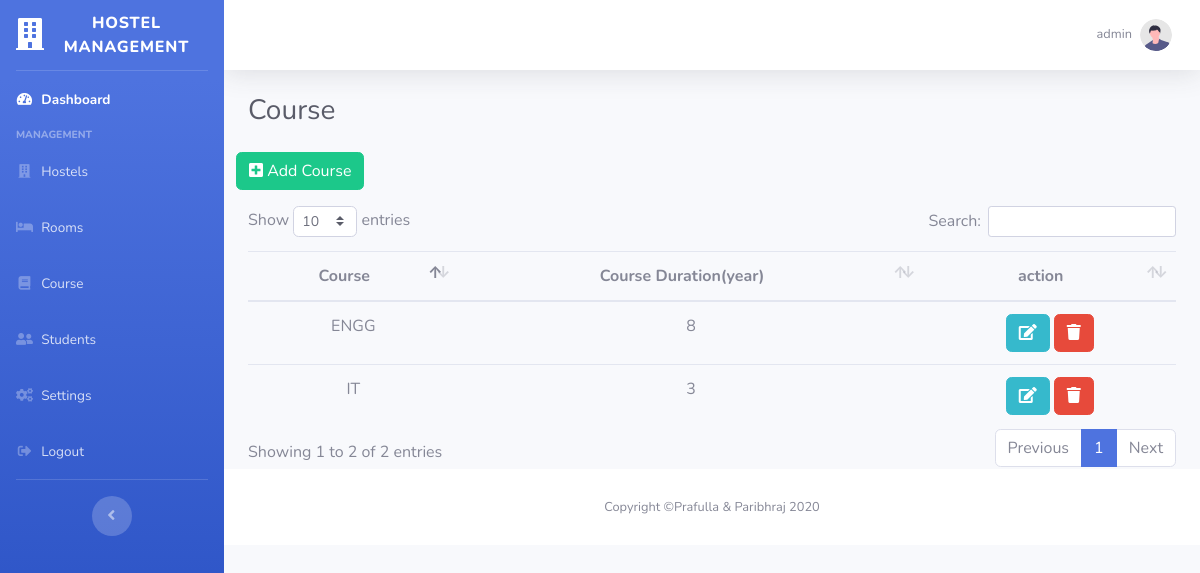
The app's page /Admin/course.php (signed in) with its own data.
### tables this page shows
CREATE TABLE `course` (
  `cid` int(11) NOT NULL,
  `cname` varchar(255) NOT NULL,
  `cyear` int(11) NOT NULL
);

### Admin/course.php (the view, shortened to what this page needs)
<?php
include('include/header.php');
?>
   <div class="container-fluid">
    <div class="d-sm-flex align-items-center justify-content-between mb-4">
        <h1 class="h3 mb-0 text-gray-800">Course</h1>
    </div>
    <div class="row mb-3">
        <a href="addcourse.php" type="button" class="btn btn-success">
            <i class="fas fa-plus-square"></i>
            Add Course</a>
    </div>
    <table class="table text-center courseTable">
        <thead>
            <th>Course</th>
            <th>Course Duration(year)</th>
            <th>action</th>
        </thead>
        <tbody class="text-center">
            <?php
             $sql = "SELECT * FROM `course` order by cid desc";
             $data = $conn->query($sql);
             while($row= $data->fetch_assoc()){
            echo '
            <tr>
                <td>'.$row['cname'].'</td>
                <td>'.$row['cyear'].'</td>
                <td>
                <form action="edithostel.php" method="post" class="d-inline">
                <input type="hidden" name="id" value='.$row["cid"].'>
                    <button class="btn btn-info">
                    <i class="fas fa-edit "></i>
                    </button>
                    </form>
                    <form action="" method="post" class="d-inline">
                    <input type="hidden" name="id" value='.$row["cid"].'>
                    <button class="btn btn-danger" name="delet">
                    <i class="fas fa-trash"></i>
                    </button>
                </form>
                </td>
            </tr>';
            }
            ?>
        </tbody>
    </table>
<?php include('include/footer.php') ?>

### records on screen
course: cname "IT", cyear "3"
course: cname "ENGG", cyear "8"

### other values on screen
$_SESSION["username"] "admin"
